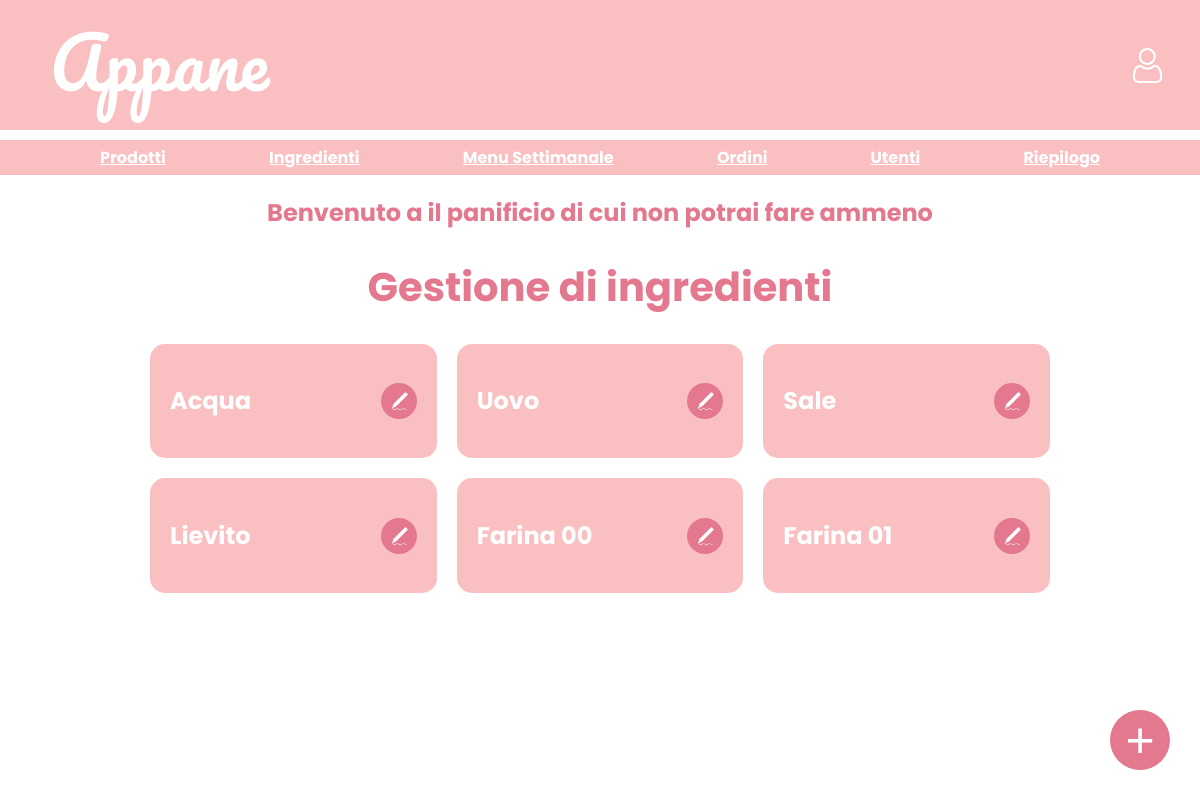
The page /BACK/managementIngredients/managementIngredients.php on the database its author committed.
### tables this page shows
CREATE TABLE `tingrediente` (
  `id` int(11) NOT NULL,
  `nome` varchar(255) NOT NULL
);

### BACK/managementIngredients/managementIngredients.php (the view, shortened to what this page needs)
<?php
require('../../includes/db.php');
include('../header.php');
function createIngredient($id, $name)
{
    return "<div class='ingredient'>
                <h2>$name</h2>
                <button class='cart-btn' title='Modifica ingrediente'
                    onclick='openModal(\"modalModifyIngredient.php?id=$id\")'>
                    <img src='../../grafica/img/pen.png' class='cart-icon' />
                </button>
            </div>";
}
?>
<!DOCTYPE html>
<html lang="it">
<head>
    <link rel="stylesheet" href="../../grafica/style.css?v=<?php echo time();?>">
</head>
<body>
    <div class="welcomeText">
        <h2>Benvenuto a il panificio di cui non potrai fare ammeno</h2>
    </div>
    <div class="main-content">
        <h1>Gestione di ingredienti</h1>
        <div class="listIngredients">
            <?php
            $result = $conn->query("SELECT id, nome FROM tingrediente");
            if ($result->num_rows > 0) {
                while ($row = $result->fetch_assoc()) {
                    echo createIngredient($row["id"], $row["nome"]);
                }
            } else {
                echo '<p> Per ora non ci sono ingredienti salvati </p>';
            }
            ?>
        </div>
    </div>
    <button class="add-btn" title="Aggiungi ingrediente" onclick="openModal('modalAddIngredient.php')">+</button>
</body>
</html>

### grafica/style.css (style rules this page uses)
body { margin: 0; background-color: #fff; font-family: "Poppins", sans-serif; font-weight: 700; font-style: normal; }
.welcomeText h2 { text-align: center; color: #e4788e; }
.main-content h1 { text-align: center; font-size: 40px; color: #e4788e; }
.listIngredients { width: 75%; margin: auto; display: grid; grid-template-columns: repeat(3, 1fr); gap: 20px; }
.ingredient { padding:20px; border-radius:15px; background-color:#fabfc1; color:white; display:flex; justify-content:space-between; align-items:center; }
.cart-btn { width: 36px; height: 36px; border-radius: 50%; background-color: #e4788e; color: #ffffff; border: none; font-size: 20px; cursor: pointer; display: flex; align-items: center; justify-content: center; transition: background-color 0.2s ease; line-height: 1; }
.add-btn { position: fixed; bottom: 30px; right: 30px; width: 60px; height: 60px; border-radius: 50%; background-color: #e4788e; color: #ffffff; border: none; font-size: 50px; cursor: pointer; display: flex; align-items: center; justify-content: center; transition: background-color 0.2s ease; line-height: 1; }
.cart-icon { width: 20px; object-fit: contain; }

### rows shown on the page
tingrediente: nome "Acqua"
tingrediente: nome "Uovo"
tingrediente: nome "Sale"
tingrediente: nome "Lievito"
tingrediente: nome "Farina 00"
tingrediente: nome "Farina 01"
